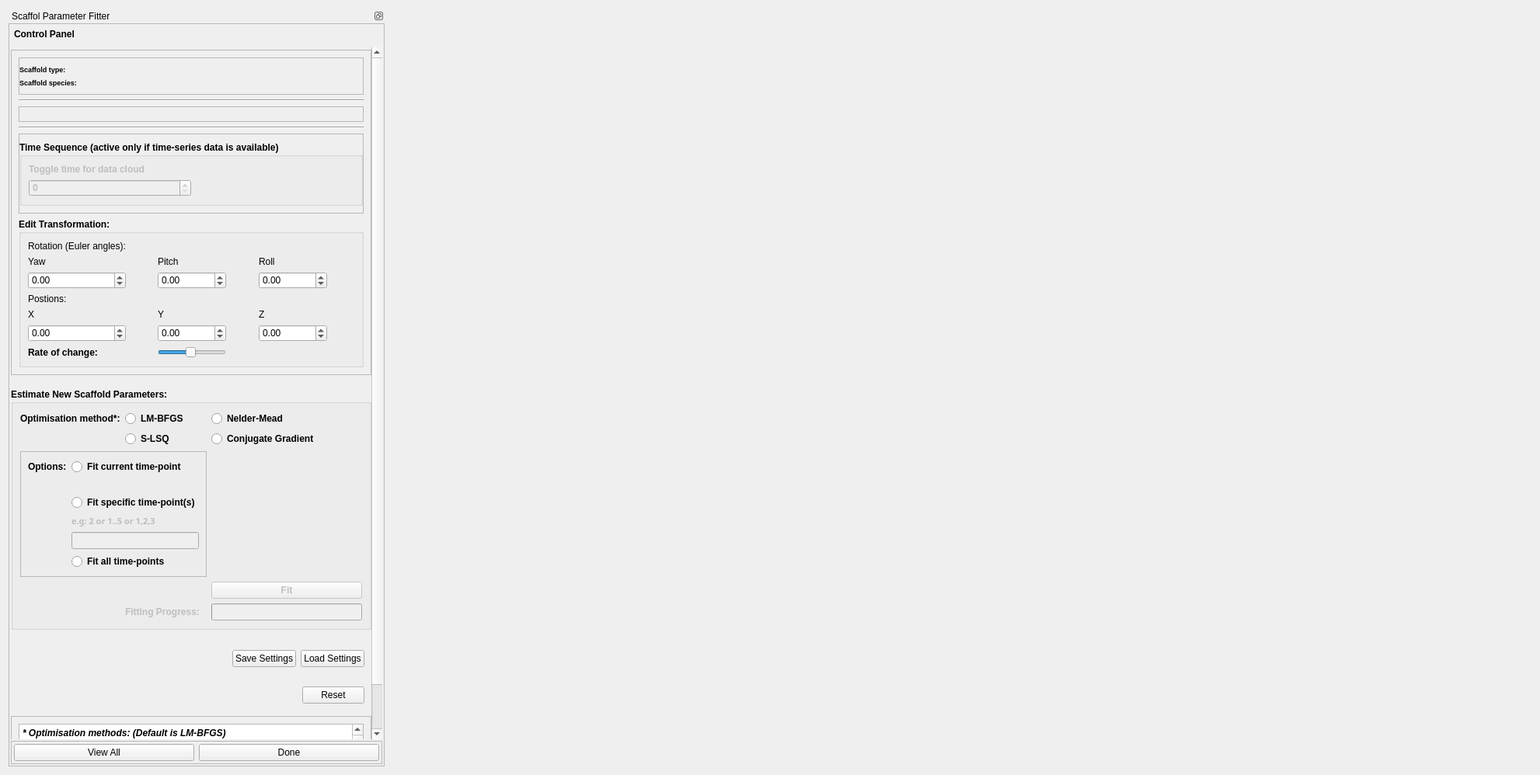
<?xml version="1.0" encoding="UTF-8"?>
<ui version="4.0">
 <class>ScaffoldParameterFitter</class>
 <widget class="QWidget" name="ScaffoldParameterFitter">
  <property name="geometry">
   <rect>
    <x>0</x>
    <y>0</y>
    <width>1982</width>
    <height>998</height>
   </rect>
  </property>
  <property name="sizePolicy">
   <sizepolicy hsizetype="Fixed" vsizetype="Preferred">
    <horstretch>0</horstretch>
    <verstretch>0</verstretch>
   </sizepolicy>
  </property>
  <property name="windowTitle">
   <string>Form</string>
  </property>
  <layout class="QHBoxLayout" name="horizontalLayout">
   <item>
    <widget class="QDockWidget" name="dockWidget">
     <property name="sizePolicy">
      <sizepolicy hsizetype="Preferred" vsizetype="Expanding">
       <horstretch>0</horstretch>
       <verstretch>0</verstretch>
      </sizepolicy>
     </property>
     <property name="minimumSize">
      <size>
       <width>418</width>
       <height>135</height>
      </size>
     </property>
     <property name="features">
      <set>QDockWidget::DockWidgetFloatable|QDockWidget::DockWidgetMovable</set>
     </property>
     <property name="allowedAreas">
      <set>Qt::AllDockWidgetAreas</set>
     </property>
     <property name="windowTitle">
      <string>Scaffol Parameter Fitter</string>
     </property>
     <widget class="QWidget" name="dockWidgetContents">
      <property name="sizePolicy">
       <sizepolicy hsizetype="Preferred" vsizetype="Expanding">
        <horstretch>0</horstretch>
        <verstretch>0</verstretch>
       </sizepolicy>
      </property>
      <layout class="QVBoxLayout" name="verticalLayout_2">
       <property name="margin">
        <number>0</number>
       </property>
       <item>
        <widget class="QScrollArea" name="scrollArea">
         <property name="sizePolicy">
          <sizepolicy hsizetype="Minimum" vsizetype="Expanding">
           <horstretch>0</horstretch>
           <verstretch>0</verstretch>
          </sizepolicy>
         </property>
         <property name="horizontalScrollBarPolicy">
          <enum>Qt::ScrollBarAlwaysOff</enum>
         </property>
         <property name="widgetResizable">
          <bool>true</bool>
         </property>
         <widget class="QWidget" name="scrollAreaWidgetContents">
          <property name="geometry">
           <rect>
            <x>0</x>
            <y>0</y>
            <width>416</width>
            <height>956</height>
           </rect>
          </property>
          <layout class="QVBoxLayout" name="verticalLayout_3">
           <property name="spacing">
            <number>2</number>
           </property>
           <property name="margin">
            <number>2</number>
           </property>
           <item>
            <widget class="QToolBox" name="toolBox">
             <property name="sizePolicy">
              <sizepolicy hsizetype="Preferred" vsizetype="Expanding">
               <horstretch>0</horstretch>
               <verstretch>0</verstretch>
              </sizepolicy>
             </property>
             <property name="styleSheet">
              <string notr="true">QToolBox::tab {
         background: qlineargradient(x1: 0, y1: 0, x2: 0, y2: 1,
                                     stop: 0 #E1E1E1, stop: 0.4 #DDDDDD,
                                     stop: 0.5 #D8D8D8, stop: 1.0 #D3D3D3);
         border-radius: 5px;
         color: black;
     }

     QToolBox::tab:selected { /* italicize selected tabs */
         font: bold;
         color: black;
     }
QToolBox {
    padding : 0
}</string>
             </property>
             <property name="currentIndex">
              <number>0</number>
             </property>
             <property name="tabSpacing">
              <number>6</number>
             </property>
             <widget class="QWidget" name="parameterFitPage">
              <property name="geometry">
               <rect>
                <x>0</x>
                <y>0</y>
                <width>395</width>
                <height>942</height>
               </rect>
              </property>
              <property name="sizePolicy">
               <sizepolicy hsizetype="Preferred" vsizetype="Expanding">
                <horstretch>0</horstretch>
                <verstretch>0</verstretch>
               </sizepolicy>
              </property>
              <attribute name="label">
               <string>Control Panel</string>
              </attribute>
              <layout class="QVBoxLayout" name="verticalLayout_5">
               <property name="spacing">
                <number>7</number>
               </property>
               <property name="leftMargin">
                <number>0</number>
               </property>
               <property name="topMargin">
                <number>3</number>
               </property>
               <property name="rightMargin">
                <number>0</number>
               </property>
               <property name="bottomMargin">
                <number>3</number>
               </property>
               <item>
                <widget class="QFrame" name="scaffoldFrame">
                 <property name="sizePolicy">
                  <sizepolicy hsizetype="Preferred" vsizetype="Preferred">
                   <horstretch>0</horstretch>
                   <verstretch>0</verstretch>
                  </sizepolicy>
                 </property>
                 <property name="minimumSize">
                  <size>
                   <width>0</width>
                   <height>0</height>
                  </size>
                 </property>
                 <property name="frameShape">
                  <enum>QFrame::StyledPanel</enum>
                 </property>
                 <property name="frameShadow">
                  <enum>QFrame::Raised</enum>
                 </property>
                 <layout class="QGridLayout" name="gridLayout_7">
                  <item row="1" column="0">
                   <widget class="Line" name="scaffoldFrame_line_1">
                    <property name="orientation">
                     <enum>Qt::Horizontal</enum>
                    </property>
                   </widget>
                  </item>
                  <item row="3" column="0">
                   <widget class="Line" name="scaffoldFrame_line_2">
                    <property name="orientation">
                     <enum>Qt::Horizontal</enum>
                    </property>
                   </widget>
                  </item>
                  <item row="0" column="0">
                   <widget class="QFrame" name="meshType_frame">
                    <property name="sizePolicy">
                     <sizepolicy hsizetype="Preferred" vsizetype="Fixed">
                      <horstretch>0</horstretch>
                      <verstretch>0</verstretch>
                     </sizepolicy>
                    </property>
                    <property name="frameShape">
                     <enum>QFrame::StyledPanel</enum>
                    </property>
                    <property name="frameShadow">
                     <enum>QFrame::Raised</enum>
                    </property>
                    <layout class="QFormLayout" name="formLayout_4">
                     <property name="leftMargin">
                      <number>0</number>
                     </property>
                     <property name="rightMargin">
                      <number>0</number>
                     </property>
                     <item row="0" column="0">
                      <widget class="QLabel" name="meshType_label">
                       <property name="font">
                        <font>
                         <pointsize>7</pointsize>
                         <weight>75</weight>
                         <bold>true</bold>
                        </font>
                       </property>
                       <property name="text">
                        <string>Scaffold type:</string>
                       </property>
                      </widget>
                     </item>
                     <item row="1" column="0">
                      <widget class="QLabel" name="parameterSet_label">
                       <property name="font">
                        <font>
                         <pointsize>7</pointsize>
                         <weight>75</weight>
                         <bold>true</bold>
                        </font>
                       </property>
                       <property name="text">
                        <string>Scaffold species:</string>
                       </property>
                      </widget>
                     </item>
                    </layout>
                   </widget>
                  </item>
                  <item row="2" column="0">
                   <widget class="QFrame" name="meshTypeOptions_frame">
                    <property name="frameShape">
                     <enum>QFrame::StyledPanel</enum>
                    </property>
                    <property name="frameShadow">
                     <enum>QFrame::Raised</enum>
                    </property>
                    <layout class="QVBoxLayout" name="verticalLayout_16">
                     <property name="leftMargin">
                      <number>0</number>
                     </property>
                     <property name="rightMargin">
                      <number>0</number>
                     </property>
                    </layout>
                   </widget>
                  </item>
                  <item row="4" column="0">
                   <widget class="QFrame" name="modifyOptions_frame">
                    <property name="frameShape">
                     <enum>QFrame::StyledPanel</enum>
                    </property>
                    <property name="frameShadow">
                     <enum>QFrame::Raised</enum>
                    </property>
                    <layout class="QVBoxLayout" name="verticalLayout_17">
                     <property name="leftMargin">
                      <number>0</number>
                     </property>
                     <property name="rightMargin">
                      <number>0</number>
                     </property>
                     <item>
                      <widget class="QGroupBox" name="timeSeries_groupBox">
                       <property name="enabled">
                        <bool>true</bool>
                       </property>
                       <property name="font">
                        <font>
                         <weight>75</weight>
                         <bold>true</bold>
                        </font>
                       </property>
                       <property name="title">
                        <string>Time Sequence (active only if time-series data is available)</string>
                       </property>
                       <layout class="QGridLayout" name="gridLayout_5">
                        <item row="0" column="0">
                         <widget class="QLabel" name="timePoint_label">
                          <property name="enabled">
                           <bool>false</bool>
                          </property>
                          <property name="sizePolicy">
                           <sizepolicy hsizetype="Maximum" vsizetype="Preferred">
                            <horstretch>0</horstretch>
                            <verstretch>0</verstretch>
                           </sizepolicy>
                          </property>
                          <property name="text">
                           <string>Toggle time for data cloud</string>
                          </property>
                         </widget>
                        </item>
                        <item row="1" column="0">
                         <widget class="QSpinBox" name="timePoint_spinBox">
                          <property name="enabled">
                           <bool>false</bool>
                          </property>
                          <property name="sizePolicy">
                           <sizepolicy hsizetype="Expanding" vsizetype="Fixed">
                            <horstretch>0</horstretch>
                            <verstretch>0</verstretch>
                           </sizepolicy>
                          </property>
                          <property name="maximum">
                           <number>1000000000</number>
                          </property>
                         </widget>
                        </item>
                        <item row="1" column="1">
                         <spacer name="horizontalSpacer_4">
                          <property name="orientation">
                           <enum>Qt::Horizontal</enum>
                          </property>
                          <property name="sizeHint" stdset="0">
                           <size>
                            <width>40</width>
                            <height>20</height>
                           </size>
                          </property>
                         </spacer>
                        </item>
                       </layout>
                      </widget>
                     </item>
                    </layout>
                   </widget>
                  </item>
                  <item row="5" column="0">
                   <widget class="QGroupBox" name="transformation_groupBox">
                    <property name="font">
                     <font>
                      <weight>75</weight>
                      <bold>true</bold>
                     </font>
                    </property>
                    <property name="title">
                     <string>Edit Transformation:</string>
                    </property>
                    <layout class="QGridLayout" name="gridLayout_2">
                     <item row="6" column="0">
                      <widget class="QLabel" name="rateOfChange_label">
                       <property name="text">
                        <string>Rate of change:</string>
                       </property>
                      </widget>
                     </item>
                     <item row="6" column="2">
                      <widget class="QSlider" name="rateOfChange_horizontalSlider">
                       <property name="minimum">
                        <number>1</number>
                       </property>
                       <property name="maximum">
                        <number>20</number>
                       </property>
                       <property name="value">
                        <number>10</number>
                       </property>
                       <property name="orientation">
                        <enum>Qt::Horizontal</enum>
                       </property>
                      </widget>
                     </item>
                     <item row="0" column="0">
                      <widget class="QLabel" name="rotateAxis_label">
                       <property name="font">
                        <font>
                         <weight>50</weight>
                         <bold>false</bold>
                        </font>
                       </property>
                       <property name="text">
                        <string>Rotation (Euler angles):</string>
                       </property>
                      </widget>
                     </item>
                     <item row="3" column="0">
                      <widget class="QLabel" name="position_label">
                       <property name="font">
                        <font>
                         <weight>50</weight>
                         <bold>false</bold>
                        </font>
                       </property>
                       <property name="text">
                        <string>Postions:</string>
                       </property>
                      </widget>
                     </item>
                     <item row="4" column="2">
                      <widget class="QLabel" name="positionY_label">
                       <property name="font">
                        <font>
                         <weight>50</weight>
                         <bold>false</bold>
                        </font>
                       </property>
                       <property name="text">
                        <string>Y</string>
                       </property>
                      </widget>
                     </item>
                     <item row="4" column="4">
                      <widget class="QLabel" name="positionZ_label">
                       <property name="font">
                        <font>
                         <weight>50</weight>
                         <bold>false</bold>
                        </font>
                       </property>
                       <property name="text">
                        <string>Z</string>
                       </property>
                      </widget>
                     </item>
                     <item row="4" column="0">
                      <widget class="QLabel" name="positionX_label">
                       <property name="font">
                        <font>
                         <weight>50</weight>
                         <bold>false</bold>
                        </font>
                       </property>
                       <property name="text">
                        <string>X</string>
                       </property>
                      </widget>
                     </item>
                     <item row="5" column="2">
                      <widget class="QDoubleSpinBox" name="positionY_doubleSpinBox">
                       <property name="font">
                        <font>
                         <weight>50</weight>
                         <bold>false</bold>
                        </font>
                       </property>
                       <property name="minimum">
                        <double>-1000000000.000000000000000</double>
                       </property>
                       <property name="maximum">
                        <double>1000000000.000000000000000</double>
                       </property>
                      </widget>
                     </item>
                     <item row="2" column="2">
                      <widget class="QDoubleSpinBox" name="pitch_doubleSpinBox">
                       <property name="font">
                        <font>
                         <weight>50</weight>
                         <bold>false</bold>
                        </font>
                       </property>
                       <property name="minimum">
                        <double>-360.000000000000000</double>
                       </property>
                       <property name="maximum">
                        <double>360.000000000000000</double>
                       </property>
                      </widget>
                     </item>
                     <item row="1" column="4">
                      <widget class="QLabel" name="roll_label">
                       <property name="font">
                        <font>
                         <weight>50</weight>
                         <bold>false</bold>
                        </font>
                       </property>
                       <property name="text">
                        <string>Roll</string>
                       </property>
                      </widget>
                     </item>
                     <item row="5" column="4">
                      <widget class="QDoubleSpinBox" name="positionZ_doubleSpinBox">
                       <property name="font">
                        <font>
                         <weight>50</weight>
                         <bold>false</bold>
                        </font>
                       </property>
                       <property name="minimum">
                        <double>-1000000000.000000000000000</double>
                       </property>
                       <property name="maximum">
                        <double>1000000000.000000000000000</double>
                       </property>
                      </widget>
                     </item>
                     <item row="2" column="4">
                      <widget class="QDoubleSpinBox" name="roll_doubleSpinBox">
                       <property name="font">
                        <font>
                         <weight>50</weight>
                         <bold>false</bold>
                        </font>
                       </property>
                       <property name="minimum">
                        <double>-360.000000000000000</double>
                       </property>
                       <property name="maximum">
                        <double>360.000000000000000</double>
                       </property>
                      </widget>
                     </item>
                     <item row="1" column="0">
                      <widget class="QLabel" name="yaw_label">
                       <property name="font">
                        <font>
                         <weight>50</weight>
                         <bold>false</bold>
                        </font>
                       </property>
                       <property name="text">
                        <string>Yaw</string>
                       </property>
                      </widget>
                     </item>
                     <item row="1" column="2">
                      <widget class="QLabel" name="pitch_label">
                       <property name="font">
                        <font>
                         <weight>50</weight>
                         <bold>false</bold>
                        </font>
                       </property>
                       <property name="text">
                        <string>Pitch</string>
                       </property>
                      </widget>
                     </item>
                     <item row="2" column="0">
                      <widget class="QDoubleSpinBox" name="yaw_doubleSpinBox">
                       <property name="font">
                        <font>
                         <weight>50</weight>
                         <bold>false</bold>
                        </font>
                       </property>
                       <property name="minimum">
                        <double>-360.000000000000000</double>
                       </property>
                       <property name="maximum">
                        <double>360.000000000000000</double>
                       </property>
                      </widget>
                     </item>
                     <item row="2" column="1">
                      <spacer name="horizontalSpacer_7">
                       <property name="orientation">
                        <enum>Qt::Horizontal</enum>
                       </property>
                       <property name="sizeHint" stdset="0">
                        <size>
                         <width>40</width>
                         <height>20</height>
                        </size>
                       </property>
                      </spacer>
                     </item>
                     <item row="5" column="5">
                      <spacer name="horizontalSpacer_6">
                       <property name="orientation">
                        <enum>Qt::Horizontal</enum>
                       </property>
                       <property name="sizeHint" stdset="0">
                        <size>
                         <width>40</width>
                         <height>20</height>
                        </size>
                       </property>
                      </spacer>
                     </item>
                     <item row="5" column="0">
                      <widget class="QDoubleSpinBox" name="positionX_doubleSpinBox">
                       <property name="font">
                        <font>
                         <weight>50</weight>
                         <bold>false</bold>
                        </font>
                       </property>
                       <property name="minimum">
                        <double>-1000000000.000000000000000</double>
                       </property>
                       <property name="maximum">
                        <double>1000000000.000000000000000</double>
                       </property>
                      </widget>
                     </item>
                     <item row="2" column="5">
                      <spacer name="horizontalSpacer_5">
                       <property name="orientation">
                        <enum>Qt::Horizontal</enum>
                       </property>
                       <property name="sizeHint" stdset="0">
                        <size>
                         <width>40</width>
                         <height>20</height>
                        </size>
                       </property>
                      </spacer>
                     </item>
                     <item row="2" column="3">
                      <spacer name="horizontalSpacer_8">
                       <property name="orientation">
                        <enum>Qt::Horizontal</enum>
                       </property>
                       <property name="sizeHint" stdset="0">
                        <size>
                         <width>40</width>
                         <height>20</height>
                        </size>
                       </property>
                      </spacer>
                     </item>
                     <item row="5" column="3">
                      <spacer name="horizontalSpacer_9">
                       <property name="orientation">
                        <enum>Qt::Horizontal</enum>
                       </property>
                       <property name="sizeHint" stdset="0">
                        <size>
                         <width>40</width>
                         <height>20</height>
                        </size>
                       </property>
                      </spacer>
                     </item>
                     <item row="5" column="1">
                      <spacer name="horizontalSpacer_10">
                       <property name="orientation">
                        <enum>Qt::Horizontal</enum>
                       </property>
                       <property name="sizeHint" stdset="0">
                        <size>
                         <width>40</width>
                         <height>20</height>
                        </size>
                       </property>
                      </spacer>
                     </item>
                    </layout>
                   </widget>
                  </item>
                 </layout>
                </widget>
               </item>
               <item>
                <spacer name="verticalSpacer_4">
                 <property name="orientation">
                  <enum>Qt::Vertical</enum>
                 </property>
                 <property name="sizeType">
                  <enum>QSizePolicy::Fixed</enum>
                 </property>
                 <property name="sizeHint" stdset="0">
                  <size>
                   <width>20</width>
                   <height>10</height>
                  </size>
                 </property>
                </spacer>
               </item>
               <item>
                <widget class="QGroupBox" name="fitting_groupBox">
                 <property name="font">
                  <font>
                   <weight>75</weight>
                   <bold>true</bold>
                  </font>
                 </property>
                 <property name="title">
                  <string>Estimate New Scaffold Parameters:</string>
                 </property>
                 <layout class="QGridLayout" name="gridLayout_6">
                  <item row="0" column="2">
                   <widget class="QRadioButton" name="NelderMead_radioButton">
                    <property name="text">
                     <string>Nelder-Mead</string>
                    </property>
                   </widget>
                  </item>
                  <item row="0" column="0">
                   <widget class="QLabel" name="optimisationMethod_label">
                    <property name="text">
                     <string>Optimisation method*:</string>
                    </property>
                   </widget>
                  </item>
                  <item row="1" column="1">
                   <widget class="QRadioButton" name="SLSQ_radioButton">
                    <property name="text">
                     <string>S-LSQ</string>
                    </property>
                   </widget>
                  </item>
                  <item row="10" column="2">
                   <widget class="QPushButton" name="fit_pushButton">
                    <property name="enabled">
                     <bool>false</bool>
                    </property>
                    <property name="text">
                     <string>Fit</string>
                    </property>
                   </widget>
                  </item>
                  <item row="1" column="2">
                   <widget class="QRadioButton" name="ConjugateGradient_radioButton">
                    <property name="text">
                     <string>Conjugate Gradient</string>
                    </property>
                   </widget>
                  </item>
                  <item row="0" column="1">
                   <widget class="QRadioButton" name="LMBFGS_radioButton">
                    <property name="text">
                     <string>LM-BFGS</string>
                    </property>
                   </widget>
                  </item>
                  <item row="2" column="1">
                   <spacer name="verticalSpacer">
                    <property name="orientation">
                     <enum>Qt::Vertical</enum>
                    </property>
                    <property name="sizeType">
                     <enum>QSizePolicy::Expanding</enum>
                    </property>
                    <property name="sizeHint" stdset="0">
                     <size>
                      <width>20</width>
                      <height>40</height>
                     </size>
                    </property>
                   </spacer>
                  </item>
                  <item row="9" column="2">
                   <spacer name="verticalSpacer_7">
                    <property name="orientation">
                     <enum>Qt::Vertical</enum>
                    </property>
                    <property name="sizeType">
                     <enum>QSizePolicy::Fixed</enum>
                    </property>
                    <property name="sizeHint" stdset="0">
                     <size>
                      <width>20</width>
                      <height>10</height>
                     </size>
                    </property>
                   </spacer>
                  </item>
                  <item row="11" column="2">
                   <widget class="QProgressBar" name="fitting_progressBar">
                    <property name="enabled">
                     <bool>false</bool>
                    </property>
                    <property name="value">
                     <number>0</number>
                    </property>
                    <property name="textVisible">
                     <bool>false</bool>
                    </property>
                   </widget>
                  </item>
                  <item row="11" column="1">
                   <widget class="QLabel" name="label">
                    <property name="enabled">
                     <bool>false</bool>
                    </property>
                    <property name="text">
                     <string>Fitting Progress:</string>
                    </property>
                   </widget>
                  </item>
                  <item row="3" column="0" rowspan="7" colspan="2">
                   <widget class="QFrame" name="fitOption_frame">
                    <property name="frameShape">
                     <enum>QFrame::StyledPanel</enum>
                    </property>
                    <property name="frameShadow">
                     <enum>QFrame::Raised</enum>
                    </property>
                    <layout class="QGridLayout" name="gridLayout_3">
                     <item row="0" column="0">
                      <widget class="QLabel" name="fitOptions_label">
                       <property name="text">
                        <string>Options:</string>
                       </property>
                      </widget>
                     </item>
                     <item row="0" column="1">
                      <widget class="QRadioButton" name="fitCurrentTime_radioButton">
                       <property name="text">
                        <string>Fit current time-point</string>
                       </property>
                      </widget>
                     </item>
                     <item row="4" column="1">
                      <widget class="QLabel" name="example_label">
                       <property name="enabled">
                        <bool>false</bool>
                       </property>
                       <property name="font">
                        <font>
                         <family>Bahnschrift Light SemiCondensed</family>
                         <pointsize>8</pointsize>
                         <weight>75</weight>
                         <bold>true</bold>
                        </font>
                       </property>
                       <property name="text">
                        <string>e.g: 2 or 1..5 or 1,2,3</string>
                       </property>
                      </widget>
                     </item>
                     <item row="3" column="1">
                      <widget class="QRadioButton" name="fitSpecificTime_radioButton">
                       <property name="text">
                        <string>Fit specific time-point(s)</string>
                       </property>
                      </widget>
                     </item>
                     <item row="5" column="1">
                      <widget class="QLineEdit" name="fitSpecificTimelineEdit">
                       <property name="enabled">
                        <bool>false</bool>
                       </property>
                      </widget>
                     </item>
                     <item row="7" column="1">
                      <widget class="QRadioButton" name="fitAllTime_radioButton">
                       <property name="text">
                        <string>Fit all time-points</string>
                       </property>
                      </widget>
                     </item>
                     <item row="1" column="1">
                      <widget class="QLabel" name="currentTimePoint_label">
                       <property name="enabled">
                        <bool>false</bool>
                       </property>
                       <property name="text">
                        <string/>
                       </property>
                      </widget>
                     </item>
                    </layout>
                   </widget>
                  </item>
                 </layout>
                </widget>
               </item>
               <item>
                <spacer name="verticalSpacer_5">
                 <property name="orientation">
                  <enum>Qt::Vertical</enum>
                 </property>
                 <property name="sizeType">
                  <enum>QSizePolicy::Fixed</enum>
                 </property>
                 <property name="sizeHint" stdset="0">
                  <size>
                   <width>20</width>
                   <height>10</height>
                  </size>
                 </property>
                </spacer>
               </item>
               <item>
                <widget class="QWidget" name="loadSaveWidgets" native="true">
                 <property name="sizePolicy">
                  <sizepolicy hsizetype="Preferred" vsizetype="Fixed">
                   <horstretch>0</horstretch>
                   <verstretch>0</verstretch>
                  </sizepolicy>
                 </property>
                 <layout class="QGridLayout" name="gridLayout">
                  <item row="0" column="1">
                   <widget class="QPushButton" name="saveSettingsButton">
                    <property name="toolTip">
                     <string>Offset the model to the centre of the data points. May need to click View All afterwards.</string>
                    </property>
                    <property name="text">
                     <string>Save Settings</string>
                    </property>
                   </widget>
                  </item>
                  <item row="0" column="0">
                   <spacer name="horizontalSpacer_3">
                    <property name="orientation">
                     <enum>Qt::Horizontal</enum>
                    </property>
                    <property name="sizeType">
                     <enum>QSizePolicy::Expanding</enum>
                    </property>
                    <property name="sizeHint" stdset="0">
                     <size>
                      <width>0</width>
                      <height>20</height>
                     </size>
                    </property>
                   </spacer>
                  </item>
                  <item row="0" column="2">
                   <widget class="QPushButton" name="loadSettingsButton">
                    <property name="enabled">
                     <bool>true</bool>
                    </property>
                    <property name="toolTip">
                     <string>Load pre-saved alignment settings</string>
                    </property>
                    <property name="text">
                     <string>Load Settings</string>
                    </property>
                   </widget>
                  </item>
                 </layout>
                </widget>
               </item>
               <item>
                <spacer name="verticalSpacer_6">
                 <property name="orientation">
                  <enum>Qt::Vertical</enum>
                 </property>
                 <property name="sizeType">
                  <enum>QSizePolicy::Maximum</enum>
                 </property>
                 <property name="sizeHint" stdset="0">
                  <size>
                   <width>20</width>
                   <height>40</height>
                  </size>
                 </property>
                </spacer>
               </item>
               <item>
                <widget class="QWidget" name="resetButton_widget" native="true">
                 <layout class="QGridLayout" name="gridLayout_4">
                  <item row="0" column="0">
                   <spacer name="horizontalSpacer">
                    <property name="orientation">
                     <enum>Qt::Horizontal</enum>
                    </property>
                    <property name="sizeHint" stdset="0">
                     <size>
                      <width>40</width>
                      <height>20</height>
                     </size>
                    </property>
                   </spacer>
                  </item>
                  <item row="0" column="1">
                   <widget class="QPushButton" name="alignResetButton">
                    <property name="sizePolicy">
                     <sizepolicy hsizetype="Maximum" vsizetype="Fixed">
                      <horstretch>0</horstretch>
                      <verstretch>0</verstretch>
                     </sizepolicy>
                    </property>
                    <property name="toolTip">
                     <string>Reset the alignment settings</string>
                    </property>
                    <property name="text">
                     <string>Reset</string>
                    </property>
                   </widget>
                  </item>
                 </layout>
                </widget>
               </item>
               <item>
                <widget class="QFrame" name="optimisationNotes_frame">
                 <property name="frameShape">
                  <enum>QFrame::StyledPanel</enum>
                 </property>
                 <property name="frameShadow">
                  <enum>QFrame::Raised</enum>
                 </property>
                 <layout class="QFormLayout" name="formLayout">
                  <item row="0" column="0" colspan="2">
                   <widget class="QPlainTextEdit" name="optimisationMethodTexts_plainTextEdit">
                    <property name="enabled">
                     <bool>true</bool>
                    </property>
                    <property name="font">
                     <font>
                      <weight>75</weight>
                      <italic>true</italic>
                      <bold>true</bold>
                     </font>
                    </property>
                    <property name="verticalScrollBarPolicy">
                     <enum>Qt::ScrollBarAsNeeded</enum>
                    </property>
                    <property name="horizontalScrollBarPolicy">
                     <enum>Qt::ScrollBarAsNeeded</enum>
                    </property>
                    <property name="readOnly">
                     <bool>true</bool>
                    </property>
                    <property name="plainText">
                     <string>* Optimisation methods: (Default is LM-BFGS)

&gt; LM-BFGS:


&gt; Nelder-Mead:


&gt; Conjugate Gradient:


&gt; S-LSQ:</string>
                    </property>
                   </widget>
                  </item>
                 </layout>
                </widget>
               </item>
               <item>
                <spacer name="verticalSpacer_2">
                 <property name="orientation">
                  <enum>Qt::Vertical</enum>
                 </property>
                 <property name="sizeHint" stdset="0">
                  <size>
                   <width>20</width>
                   <height>40</height>
                  </size>
                 </property>
                </spacer>
               </item>
              </layout>
             </widget>
            </widget>
           </item>
           <item>
            <widget class="QFrame" name="frame">
             <property name="frameShape">
              <enum>QFrame::StyledPanel</enum>
             </property>
             <property name="frameShadow">
              <enum>QFrame::Raised</enum>
             </property>
             <layout class="QHBoxLayout" name="horizontalLayout_2">
              <property name="margin">
               <number>3</number>
              </property>
              <item>
               <widget class="QPushButton" name="viewAllButton">
                <property name="toolTip">
                 <string>Adjust the view to see the whole model</string>
                </property>
                <property name="text">
                 <string>View All</string>
                </property>
               </widget>
              </item>
              <item>
               <widget class="QPushButton" name="doneButton">
                <property name="sizePolicy">
                 <sizepolicy hsizetype="Minimum" vsizetype="Fixed">
                  <horstretch>0</horstretch>
                  <verstretch>0</verstretch>
                 </sizepolicy>
                </property>
                <property name="toolTip">
                 <string>Finish this step</string>
                </property>
                <property name="text">
                 <string>Done</string>
                </property>
               </widget>
              </item>
             </layout>
            </widget>
           </item>
          </layout>
         </widget>
        </widget>
       </item>
      </layout>
     </widget>
    </widget>
   </item>
   <item>
    <widget class="BaseSceneviewerWidget" name="sceneviewerWidget" native="true">
     <property name="enabled">
      <bool>true</bool>
     </property>
     <property name="sizePolicy">
      <sizepolicy hsizetype="Preferred" vsizetype="Preferred">
       <horstretch>1</horstretch>
       <verstretch>0</verstretch>
      </sizepolicy>
     </property>
     <property name="minimumSize">
      <size>
       <width>0</width>
       <height>0</height>
      </size>
     </property>
    </widget>
   </item>
  </layout>
 </widget>
 <customwidgets>
  <customwidget>
   <class>BaseSceneviewerWidget</class>
   <extends>QWidget</extends>
   <header>opencmiss/zincwidgets/basesceneviewerwidget.h</header>
   <container>1</container>
  </customwidget>
 </customwidgets>
 <resources/>
 <connections/>
</ui>
